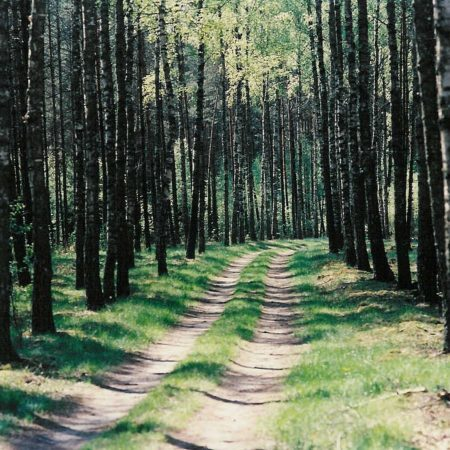
#> input picture forest.jpg, 450 x 450 px, found by its file name
$ jupyter execute image_data_analysis.ipynb
#> lines starting #> are read from the running program, lines starting #| are printed output that depends on the picture
[cell 1]
import cv2
import numpy as np
import matplotlib.pyplot as plt
cv2.__version__

[cell 2]
img1 = cv2.imread('/Users/thersajeanbaptiste/REU--PYTHON/REU-PYTHON/forest.jpg')
#> img1 is the input picture: shape (450, 450, 3); mean B, G, R 82.1, 100.2, 89.7
img2 = cv2.imread('/Users/thersajeanbaptiste/REU--PYTHON/REU-PYTHON/people-walking.jpg')
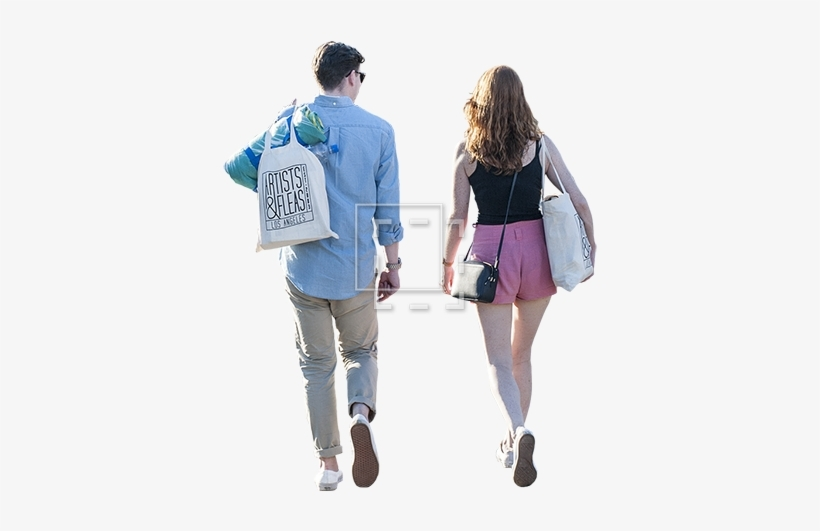
#> input picture people-walking.jpg, 820 x 531 px, found by its file name
#> img2 is the input picture: shape (531, 820, 3); mean B, G, R 230, 227.3, 226.6
print('showing size image1' , img1.shape)
#| showing size image1 (450, 450, 3)
print('showing size image2',img2.shape)
#| showing size image2 (531, 820, 3)
img1_reshaped = cv2.resize(img1,(300,300), interpolation = cv2. INTER_AREA)
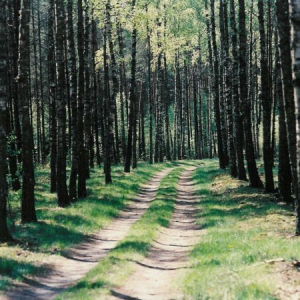
#> img1_reshaped: shape (300, 300, 3); mean B, G, R 82.1, 100.2, 89.7
img2_reshaped = cv2.resize(img2,(300,300), interpolation = cv2. INTER_AREA)
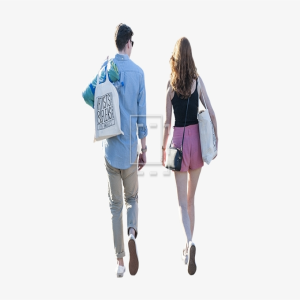
#> img2_reshaped: shape (300, 300, 3); mean B, G, R 230, 227.3, 226.6
print('showing size images2 reshaped' ,img2_reshaped.shape)
#| showing size images2 reshaped (300, 300, 3)

[cell 3]
#showing images
plt.figure(figsize=(10,10))
plt.subplot(221)
plt.imshow(img1_reshaped)
plt.subplot(222)
plt.imshow(img2_reshaped)
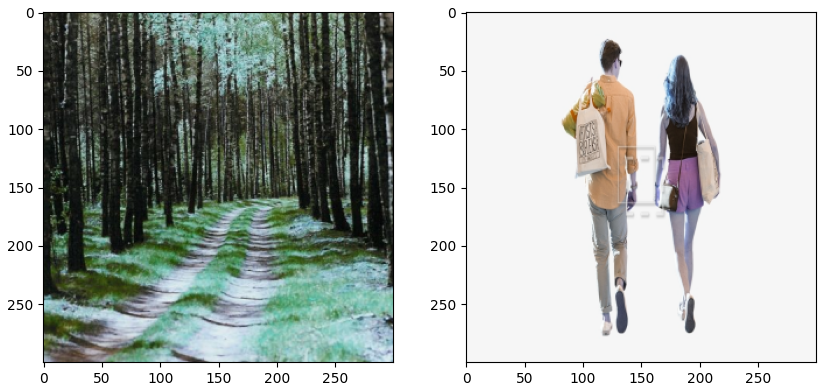
#> figure drawn by matplotlib, 2 panels; B, G, R data is drawn as R, G, B

[cell 4]
#print RGB channels
plt.figure(figsize=(10,10))
plt.subplot(131)
plt.imshow(img1_reshaped[:,:,0])
plt.subplot(132)
plt.imshow(img1_reshaped[:,:,1])
plt.subplot(133)
plt.imshow(img1_reshaped[:,:,2])
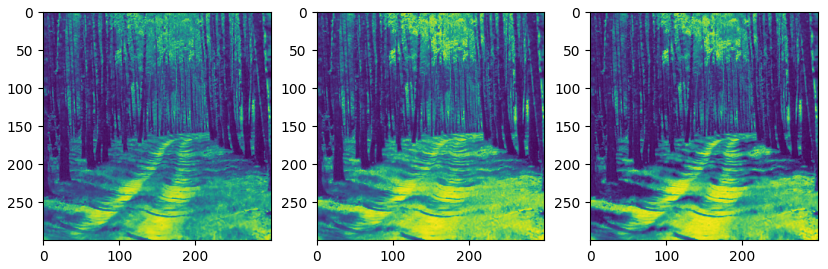
#> figure drawn by matplotlib, 3 panels
